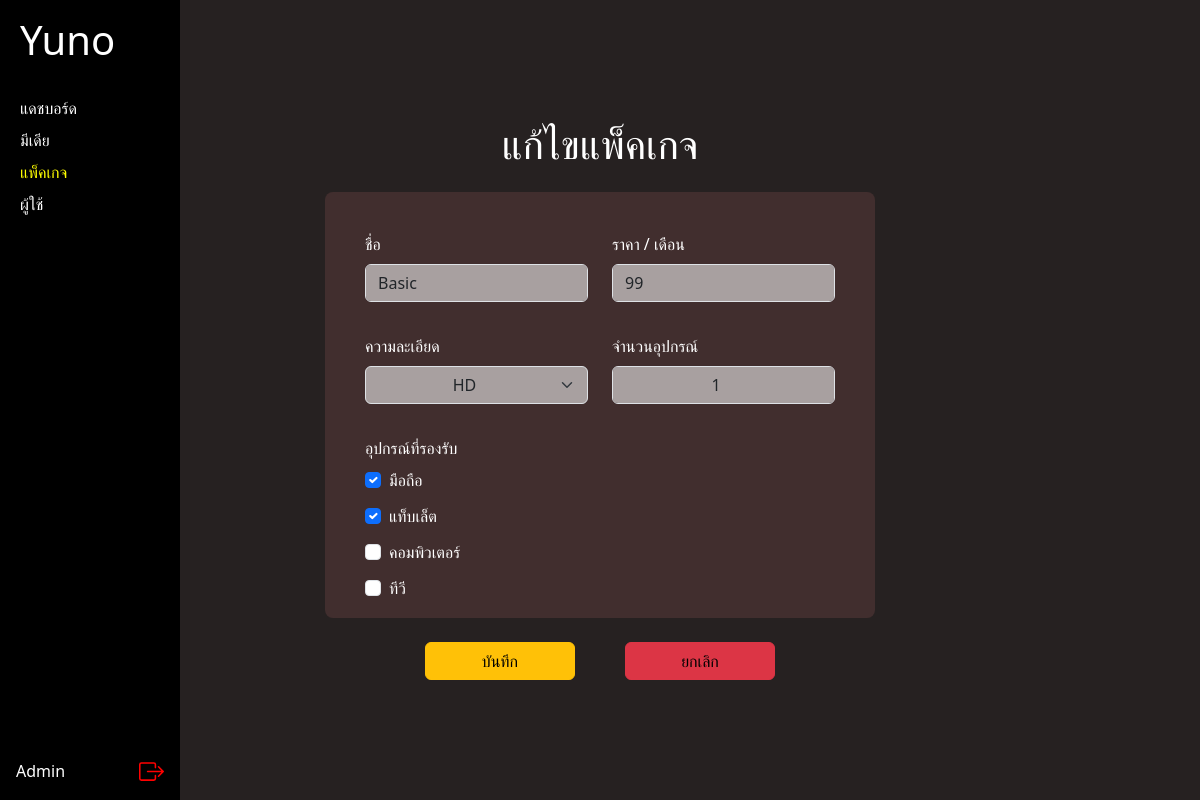
The page /edit_package.php?id=Basic (signed in) on the database its author committed.
### tables this page shows
CREATE TABLE `Package` (
  `package_name` varchar(50) NOT NULL,
  `price` double NOT NULL,
  `devices` varchar(200) NOT NULL,
  `screens` int NOT NULL,
  `resolution` varchar(100) NOT NULL
);

### edit_package.php (the view, shortened to what this page needs)
<?php require('connect.php'); ?>
<?php if(isset($_SESSION['logined']) and $_SESSION['user_lv']==1) { ?>
    <!DOCTYPE html>
    <html lang="th">
    <head>
        <link href="css/bootstrap.css" rel="stylesheet">
        <link href="css/mycss.css" rel="stylesheet">
        <link rel="stylesheet" href="https://cdn.jsdelivr.net/npm/bootstrap-icons@1.3.0/font/bootstrap-icons.css" />
        <link rel="stylesheet" href="https://cdnjs.cloudflare.com/ajax/libs/font-awesome/6.5.0/css/all.min.css">
    </head>
    <body class="dark-bg d-flex justify-content-center align-items-center" style="min-height: 100vh;">
    <div class="w-100">
        <?php require('admin_navbar.php') ?>
        <div class="container d-flex justify-content-center align-items-center flex-column" style="min-height: 80vh;">
        <h1 class="mb-4">แก้ไขแพ็คเกจ</h1>
        <?php
            extract($_GET);
            $sql = "SELECT * FROM Package WHERE package_name='$id'";
            $result = mysqli_query($dbcon, $sql);
            $row = mysqli_fetch_assoc($result);
        ?>
        <form action="package_edit_save.php?id=<?php echo $id; ?>" id="packageForm" onsubmit="return validateDeviceSelection()" method="post">
            <div class="row p-3 rounded-3 justify-content-center" style="background-color: #412E2E; width: 550px;">
                <div class="row justify-content-center mt-4">
                    <div class="col-md-6">
                        <div class="row mb-2">
                            <label>ชื่อ</label>
                        </div>
                        <input name="name" type="text" class="form-control mb-3" style="background-color: #A8A0A0;" value="<?php echo $row['package_name']; ?>" placeholder="ระบุชื่อแพ็คเกจ" required>
                    </div>
                    <div class="col-md-6">
                        <div class="row mb-2">
                            <label>ราคา / เดือน</label>
                        </div>
                        <input name="price" type="number" step="0.01" min="0" class="form-control mb-3" style="background-color: #A8A0A0;" value="<?php echo $row['price']; ?>" placeholder="ระบุราคา" required>
                    </div>
                </div>
                <div class="row justify-content-center mt-3">
                    <div class="col-md-6">
                        <div class="mb-2">
                            <label>ความละเอียด</label>
                        </div>
                        <select name="res" class="form-select mb-3 text-center" style="background-color: #A8A0A0;" required>
                            <option value="HD" <?php if('HD'==$row['resolution']) echo 'selected'; ?>>HD</option>
                        </select>
                    </div>
                    <div class="col-md-6">
                        <div class="mb-2">
                            <label>จำนวนอุปกรณ์</label>
                        </div>
                        <input name="screen" type="number" class="form-control mb-3 text-center" min="1" step="1" style="background-color: #A8A0A0;" value="<?php echo $row['screens']; ?>" placeholder="ระบุจำนวนอุปกรณ์" required>
                    </div>
                </div>
                <div class="row justify-content-center mt-3">
                    <div class="mb-2">
                        <label>อุปกรณ์ที่รองรับ</label>
                    </div>
                    <div class="d-flex flex-column" style="gap: 10px;">
                        <div class="form-check">
                            <input class="form-check-input" type="checkbox" name="device[]" value="มือถือ" id="mobile" <?php if(strpos($row['devices'], 'มือถือ') !== false) echo 'checked'; ?>>
                            <label class="form-check-label" for="mobile">มือถือ</label>
                        </div>
                        <div class="form-check">
                            <input class="form-check-input" type="checkbox" name="device[]" value="แท็บเล็ต" id="tablet" <?php if(strpos($row['devices'], 'แท็บเล็ต') !== false) echo 'checked'; ?>>
                            <label class="form-check-label" for="tablet">แท็บเล็ต</label>
                        </div>
                        <div class="form-check">
                            <input class="form-check-input" type="checkbox" name="device[]" value="คอมพิวเตอร์" id="computer" <?php if(strpos($row['devices'], 'คอมพิวเตอร์') !== false) echo 'checked'; ?>>
                            <label class="form-check-label" for="computer">คอมพิวเตอร์</label>
                        </div>
                        <div class="form-check">
                            <input class="form-check-input" type="checkbox" name="device[]" value="ทีวี" id="tv" <?php if(strpos($row['devices'], 'ทีวี') !== false) echo 'checked'; ?>>
                            <label class="form-check-label" for="tv">ทีวี</label>
                        </div>
                    </div>
                </div>
            </div>
            <div class="row justify-content-center mt-4">
                <button class="btn btn-warning" style="width: 150px; margin-right: 25px;" onclick="return confirm('ยืนยันการบันทึก?');">บันทึก</button>
                <button type="button" class="btn btn-danger text-black" style="width: 150px; margin-left: 25px;"onclick="if (confirm('ยืนยันการยกเลิก?')) history.back();">ยกเลิก</button>
            </div>
        </form>
    </div>
    </div>
    </body>
    </html>
 <?php } else {
    echo "<script>location.href='index.php';</script>";
    exit;
 } ?>

### css/mycss.css (style rules this page uses)
.dark-bg { background-color: #262121; color: white; }

### rows shown on the page
package: name "Basic", price "99", res "HD", screen "1", devices "☑"
